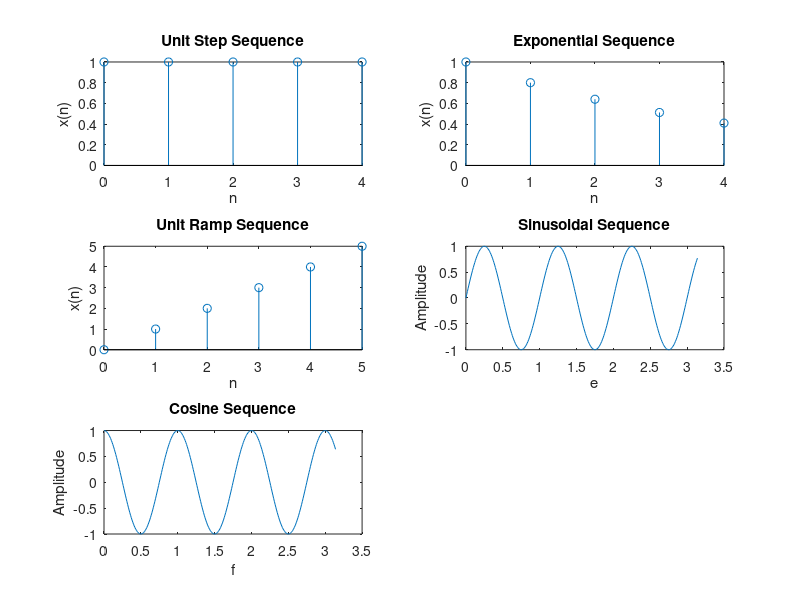

Reproduce this figure in MATLAB.
N=input('Enter the input N ');

x=ones(1,N);
n=0:1:N-1;
subplot(3,2,1);
stem(n,x);
xlabel('n');
ylabel('x(n)');
title('Unit Step Sequence');

x2=0.8.^(n);
subplot(3,2,2);
stem(n,x2);
xlabel('n');
ylabel('x(n)');
title('Exponential Sequence');

K=input('Enter the length of K ');
t=0:K;
subplot(3,2,3);
stem(t,t);
xlabel('n');
ylabel('x(n)');
title('Unit Ramp Sequence');

t=0:0.01:pi;
y=sin(2*pi*t);
subplot(3,2,4);
plot(t,y);
ylabel('Amplitude');
xlabel('e');
title('Sinusoidal Sequence');

t=0:0.01:pi;
y=cos(2*pi*t);
subplot(3,2,5);
plot(t,y);
ylabel('Amplitude');
xlabel('f');
title('Cosine Sequence');

